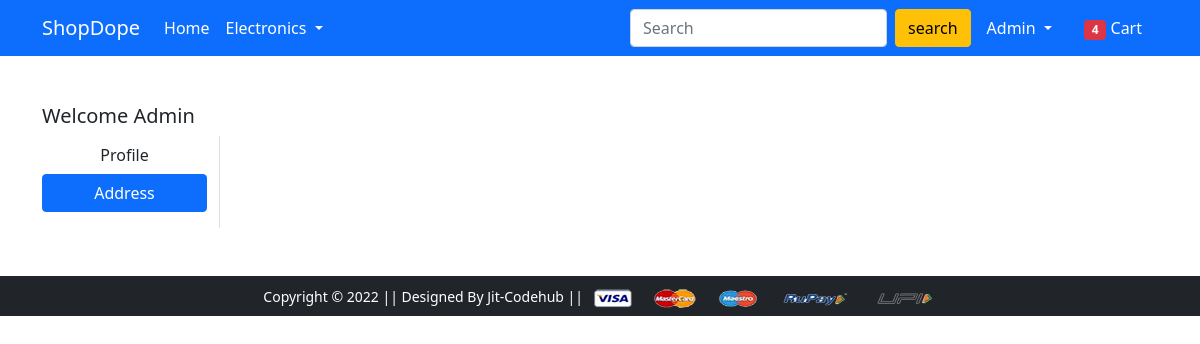
The app's page /address/ (signed in), older data.
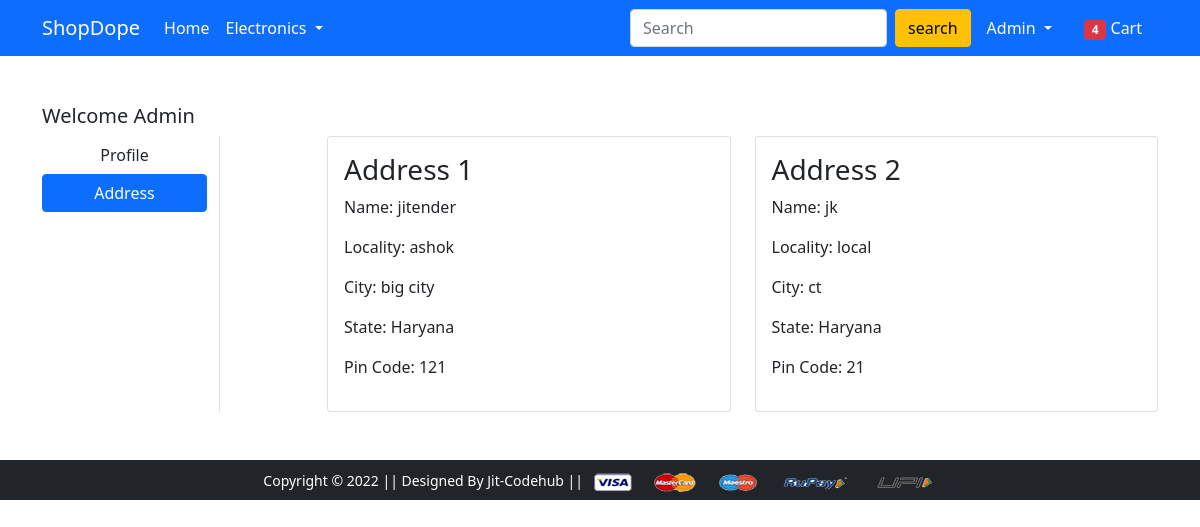
The same page, newer data.
### app/models.py (models this page shows, shortened)
class Customer(models.Model):
    user = models.ForeignKey(User, on_delete=models.CASCADE)
    name = models.CharField(max_length=200)
    locality = models.CharField(max_length=200)
    city = models.CharField(max_length=50)
    zipcode = models.IntegerField()
    state = models.CharField(choices=STATE_CHOICES, max_length=50)

### app/views.py (the view)
# urls.py: path('address/', views.address, name='address'),
@login_required
def address(request):
    add = Customer.objects.filter(user=request.user)
    return render(request, 'app/address.html',{"add":add,'active':'btn-primary'})

### app/templates/app/address.html (shortened to what this page needs)
{% extends 'app/base.html' %}
{% load static %}
{% block main-content %}
<div class="container my-5">
 <div class="row">
 <h5>Welcome {{request.user|title}}</h5>
  <div class="col-sm-2 border-end">
   <ul class="list-unstyled">
    <li class="d-grid"><a href="{% url 'profile' %}" class="btn ">Profile</a></li>
    <li class="d-grid"><a href="{% url 'address' %}" class="btn {{active}}">Address</a></li>
   </ul>
  </div>
  <div class="col-sm-9 offset-sm-1">
   <div class="row">
    {% for ad in add %}
    <div class="col-sm-6">
     <div class="card">
      <div class="card-body">
       <h3>Address {{forloop.counter}}</h3>
       <p>Name: {{ad.name}}</p>
       <p>Locality: {{ad.locality}}</p>
       <p>City: {{ad.city}}</p>
       <p>State: {{ad.state}}</p>
       <p>Pin Code: {{ad.zipcode}}</p>
      </div>
     </div>
    </div>
    {% endfor %}
   </div>
  </div>
 </div>
</div>
{% endblock main-content %}

Row changes from the older to the newer data that the page shows:
added Customer: name "jitender", locality "ashok", city "big city", state "Haryana", zipcode "121"
added Customer: name "jk", locality "local", city "ct", state "Haryana", zipcode "21"
